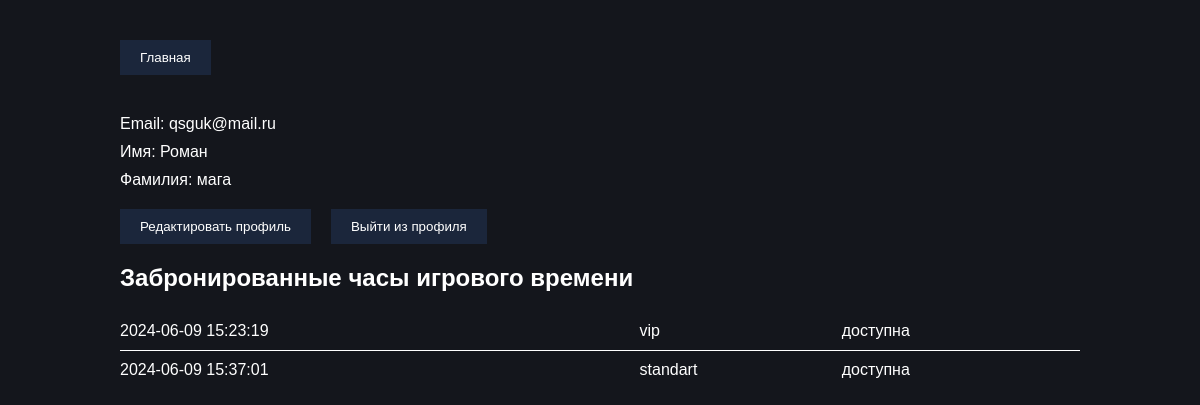
Screenshot of /scripts/lk1.php (signed in) with the database file from the repository.
### tables this page shows
CREATE TABLE `user` (
  `id` int NOT NULL,
  `email` varchar(55) NOT NULL,
  `password` varchar(150) NOT NULL,
  `role` enum('user','admin') DEFAULT 'user',
  `Name` varchar(20) DEFAULT 'Не указано',
  `surname` varchar(55) DEFAULT 'Не указано'
);

CREATE TABLE `tariffs` (
  `id` int NOT NULL,
  `user_id` int DEFAULT NULL,
  `name_tariff` varchar(255) DEFAULT NULL,
  `name_tar` varchar(255) DEFAULT NULL,
  `time` timestamp NULL DEFAULT CURRENT_TIMESTAMP,
  `use_not` enum('доступна','использован') DEFAULT 'доступна',
  `booked_at` datetime NOT NULL DEFAULT CURRENT_TIMESTAMP
);

### scripts/lk1.php (the view, shortened to what this page needs)
<?php
$servername = "localhost";
$username = "root";
$password = "";
$dbname = "user_club";
$conn = new mysqli($servername, $username, $password, $dbname);
$isAuthenticated = isset($_SESSION['id']) && isset($_SESSION['role']);
$user_id = $isAuthenticated ? $_SESSION['id'] : null;
if ($isAuthenticated) {
    $sql = "SELECT time, name_tariff, use_not FROM tariffs WHERE user_id = ?";
    $stmt = $conn->prepare($sql);
    $stmt->bind_param("i", $user_id);
    $stmt->execute();
    $result = $stmt->get_result();}
?>
<?php
require("connect.php");
$id = $_SESSION['id'];
$select_sql = "SELECT * FROM `user` WHERE `id` = " . $id;
$res = $mysqli->query($select_sql);
if ($res) {
    $row = $res->fetch_array();
    $Name = $row['Name'];
    $surname = $row['surname'];
    $email = $row['email'];
} else {
    die("Ошибка получения пользователя с ID = $id");
}
?>
<!DOCTYPE html>
<html lang="ru">
<head>
</head>
<body>
    <div class="container">
        <div class="header">
            <button onclick="window.location.href='../index.php'">Главная</button>
        </div>
        <div class="profile-info">
            <div>Email: <?php echo "{$email}"; ?></div>
            <div>Имя: <?php echo "{$Name}"; ?></div>
            <div>Фамилия: <?php echo "{$surname}"; ?></div>
        </div>
        <div class="actions">
            <button onclick="toggleEditForm()">Редактировать профиль</button>
            <button onclick="logout()">Выйти из профиля</button>
        </div>
        <div class="game-time">
            <h2>Забронированные часы игрового времени</h2>
            <table>
        <?php
        while ($row = $result->fetch_assoc()) {
            ?>
            <tr>
                <td><?php echo $row['time']; ?></td>
                <td><?php echo $row['name_tariff']; ?></td>
                <td><?php echo $row['use_not']; ?></td>
            </tr>
        <?php
        }
        ?>
    </table>
        </div>
    </div>
</body>
</html>

### scripts/lk1.php (style rules this page uses)
body { font-family: Arial, sans-serif; background-color: #14161C; color: #FFFFFF; margin: 0; padding: 0; }
.container { width: 80%; margin: 0 auto; padding: 20px; }
.header { display: flex; justify-content: space-between; align-items: center; padding: 20px 0; }
.header button { padding: 10px 20px; background-color: #1B263B; border: none; color: #FFFFFF; cursor: pointer; }
.profile-info, .edit-form { margin: 20px 0; }
.profile-info div, .edit-form div { margin-bottom: 10px; }
.actions { display: flex; gap: 20px; margin: 20px 0; }
.actions button { padding: 10px 20px; background-color: #1B263B; border: none; color: #FFFFFF; cursor: pointer; }
.game-time { margin: 20px 0; }
.game-time table { width: 100%; border-collapse: collapse; }
.game-time table tr { border-bottom: 1px solid #FFFFFF; }
.game-time table tr:last-child { border-bottom: none; }
.game-time table td { padding: 10px 0; }

### rows the page displays
user: email "qsguk@mail.ru", Name "Роман", surname "мага"
tariffs: time "2024-06-09 15:23:19", name_tariff "vip", use_not "доступна"
tariffs: time "2024-06-09 15:37:01", name_tariff "standart", use_not "доступна"
